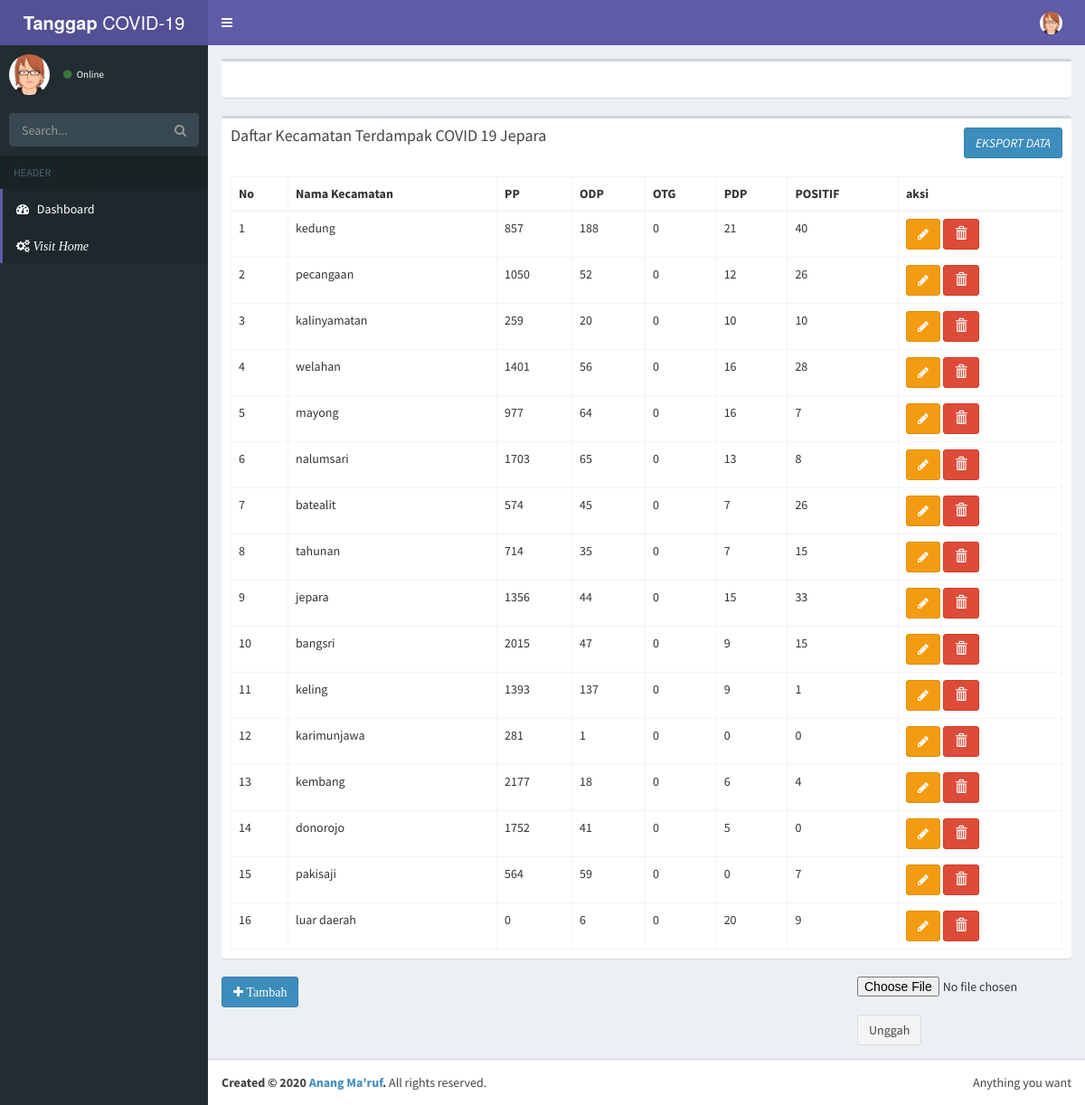
The page /index.php/dashboard on the database its author committed.
### tables this page shows
CREATE TABLE `chart` (
  `idanyar` int(11) NOT NULL,
  `kecamatan` varchar(100) NOT NULL,
  `pp` int(100) NOT NULL,
  `odp` int(100) NOT NULL,
  `otg` int(100) NOT NULL,
  `pdp` int(100) NOT NULL,
  `positif` int(100) NOT NULL
);

### application/controllers/Dashboard.php (called while the page is built, shortened)
<?php
class Dashboard extends CI_Controller {
	function __construct()
	{
		$this->load->model('M_barang');
		$this->load->model('M_statistik');
	}
	public function index()
	{
		$data['datacorona'] = $this->M_barang->getBarang();
		 $data['datacorona'] = $this->M_statistik->getCorona();
		$this->load->view('template/header');
		$this->load->view('template/sidebar');
		$this->load->view('admin/dashboard', $data);
		$this->load->view('template/footer');
	}
}

### index.php (called while the page is built, shortened)
<?php
require_once BASEPATH.'core/CodeIgniter.php';

### application/models/M_statistik.php (called while the page is built, shortened)
<?php
class M_Statistik extends CI_Model {
	public function getcorona()
	{
		return $this->db->get('chart')->result();
	}
}

### application/views/admin/dashboard.php (the view, shortened to what this page needs)
<div class="content-wrapper">
    <section class="content container-fluid">
    	<div class="row">
    		<div class="col-md-12">
    			<div class="box">
                    <div class="box-header width-border"></div>
                    <div class="box-body">
                    </div>
                </div>
                <div class="box">
                    <div class="box-header width-border">
                        <h3 class="box-title">
                            Daftar Kecamatan Terdampak COVID 19 Jepara
                        </h3>
                        <form method="POST" action="<?php echo base_url('dashboard/export')?>" - enctype="multipart/form-data" class="pull-right">
                    <button  class="btn btn-primary" data-toggle="modal" ><i > EKSPORT DATA</i></i></button>
                </form>
                    </div>
    				<div class="box-body">
    					<table class="table table-bordered">
    						<thead>
    							<th>No</th>
                                <th>Nama Kecamatan</th>
                                <th>PP</th>
                                <th>ODP</th>
                                <th>OTG</th>
                                <th>PDP</th>
                                 <th>POSITIF</th>
                                 <th>aksi</th>
    						</thead>
    						<tbody>
    							<?php $no=1; foreach ($datacorona as $dc) {?>
                                <tr>
                                    <td><?php echo $no++?></td>
                                    <td><?php echo $dc->kecamatan?></td>
                                    <td><?php echo $dc->pp?></td>
                                    <td><?php echo $dc->odp?></td>
                                    <td><?php echo $dc->otg?></td>
                                    <td><?php echo $dc->pdp?></td>
                                    <td><?php echo $dc->positif?></td>
    								<td>
    									<button class="btn btn-warning" data-toggle="modal" data-target="#modaledit<?= $dc->id ;?>"><i class="fa fa-pencil"></i></button>
    									<a href="<?= base_url('Dashboard/hapus/') ; ?><?= $dc->id ; ?>" class="btn btn-danger" onclick= "return confirm('yakin ingin menghapus Data'); " ><i class="glyphicon glyphicon-trash"></i></a>
    								</td>
    							</tr>
    							<?php } ?>
    						</tbody>
    					</table>
    				</div>
    			</div>
                <button class="btn btn-primary" data-toggle="modal" data-target="#modaltambah"><i class="fa fa-plus"> Tambah</i></i></button>
                <form method="POST" action="<?php echo base_url('dashboard/unggah')?>" enctype="multipart/form-data" class="pull-right">
                    <input type="file" name="file"><br>
                    <button class="btn btn-default" type="submit">Unggah</button>
                </form>
    		</div>
    	</div>
    </section>
  </div>

### application/views/template/header.php (shortened to what this page needs)
<!DOCTYPE html>
<html>
<head>
  <link rel="stylesheet" href="<?php echo base_url() ?>/assets/bower_components/bootstrap/dist/css/bootstrap.min.css">
  <link rel="stylesheet" href="<?php echo base_url() ?>/assets/bower_components/font-awesome/css/font-awesome.min.css">
  <link rel="stylesheet" href="<?php echo base_url() ?>/assets/bower_components/Ionicons/css/ionicons.min.css">
  <link rel="stylesheet" href="<?php echo base_url() ?>/assets/dist/css/AdminLTE.min.css">
  <link rel="stylesheet" href="<?php echo base_url() ?>/assets/dist/css/skins/skin-purple.min.css">
  <link rel="stylesheet" href="<?php echo base_url() ?>/assets/dist/css/skins/skin-purple.min.css">
</head>
<body class="hold-transition skin-purple sidebar-mini">
<div class="wrapper">
  <header class="main-header">
    <a href="index2.html" class="logo">
      <span class="logo-lg"><b>Tanggap</b> COVID-19</span>
    </a>
    <nav class="navbar navbar-static-top" role="navigation">
      <a href="#" class="sidebar-toggle" data-toggle="push-menu" role="button">
      </a>
      <div class="navbar-custom-menu">
        <ul class="nav navbar-nav">
          <li class="dropdown user user-menu">
            <a href="#" class="dropdown-toggle" data-toggle="dropdown">
              <img src="<?php echo base_url() ?>/assets/dist/img/avatar3.png" class="user-image" alt="User Image">
            </a>
          </li>
        </ul>
      </div>
    </nav>
  </header>

### application/views/template/sidebar.php (shortened to what this page needs)
<aside class="main-sidebar">
  <section class="sidebar">
    <div class="user-panel">
      <div class="pull-left image">
        <img src="<?php echo base_url() ?>/assets/dist/img/avatar3.png" class="img-circle" alt="User Image">
      </div>
      <div class="pull-left info">
        <a href="#"><i class="fa fa-circle text-success"></i> Online</a>
      </div>
    </div>
    <form action="#" method="get" class="sidebar-form">
      <div class="input-group">
        <input type="text" name="q" class="form-control" placeholder="Search...">
        <span class="input-group-btn">
            <button type="submit" name="search" id="search-btn" class="btn btn-flat"><i class="fa fa-search"></i>
            </button>
          </span>
      </div>
    </form>
    <ul class="sidebar-menu" data-widget="tree">
      <li class="header">HEADER</li>
      <li class="active"><a href="#"><i class="fa fa-dashboard"></i> <span>Dashboard</span>
      <li class="active"><a href="<?php echo base_url('statistik')?>" class="fa fa-gears"><i> Visit Home</i></a>  <span></span>
    </ul>
  </section>
</aside>

### application/views/template/footer.php (shortened to what this page needs)
  <footer class="main-footer">
    <div class="pull-right hidden-xs">
      Anything you want
    </div>
    <strong>Created  &copy; 2020<a href="#"> Anang Ma'ruf</a>.</strong> All rights reserved.
  </footer>
</div>
</body>
</html>

### rows shown on the page
chart: kecamatan "kedung", pp "857", odp "188", otg "0", pdp "21", positif "40"
chart: kecamatan "pecangaan", pp "1050", odp "52", otg "0", pdp "12", positif "26"
chart: kecamatan "kalinyamatan", pp "259", odp "20", otg "0", pdp "10", positif "10"
chart: kecamatan "welahan", pp "1401", odp "56", otg "0", pdp "16", positif "28"
chart: kecamatan "mayong", pp "977", odp "64", otg "0", pdp "16", positif "7"
chart: kecamatan "nalumsari", pp "1703", odp "65", otg "0", pdp "13", positif "8"
chart: kecamatan "batealit", pp "574", odp "45", otg "0", pdp "7", positif "26"
chart: kecamatan "tahunan", pp "714", odp "35", otg "0", pdp "7", positif "15"
chart: kecamatan "jepara", pp "1356", odp "44", otg "0", pdp "15", positif "33"
chart: kecamatan "bangsri", pp "2015", odp "47", otg "0", pdp "9", positif "15"
chart: kecamatan "keling", pp "1393", odp "137", otg "0", pdp "9", positif "1"
chart: kecamatan "karimunjawa", pp "281", odp "1", otg "0", pdp "0", positif "0"
chart: kecamatan "kembang", pp "2177", odp "18", otg "0", pdp "6", positif "4"
chart: kecamatan "donorojo", pp "1752", odp "41", otg "0", pdp "5", positif "0"
chart: kecamatan "pakisaji", pp "564", odp "59", otg "0", pdp "0", positif "7"
chart: kecamatan "luar daerah", pp "0", odp "6", otg "0", pdp "20", positif "9"
